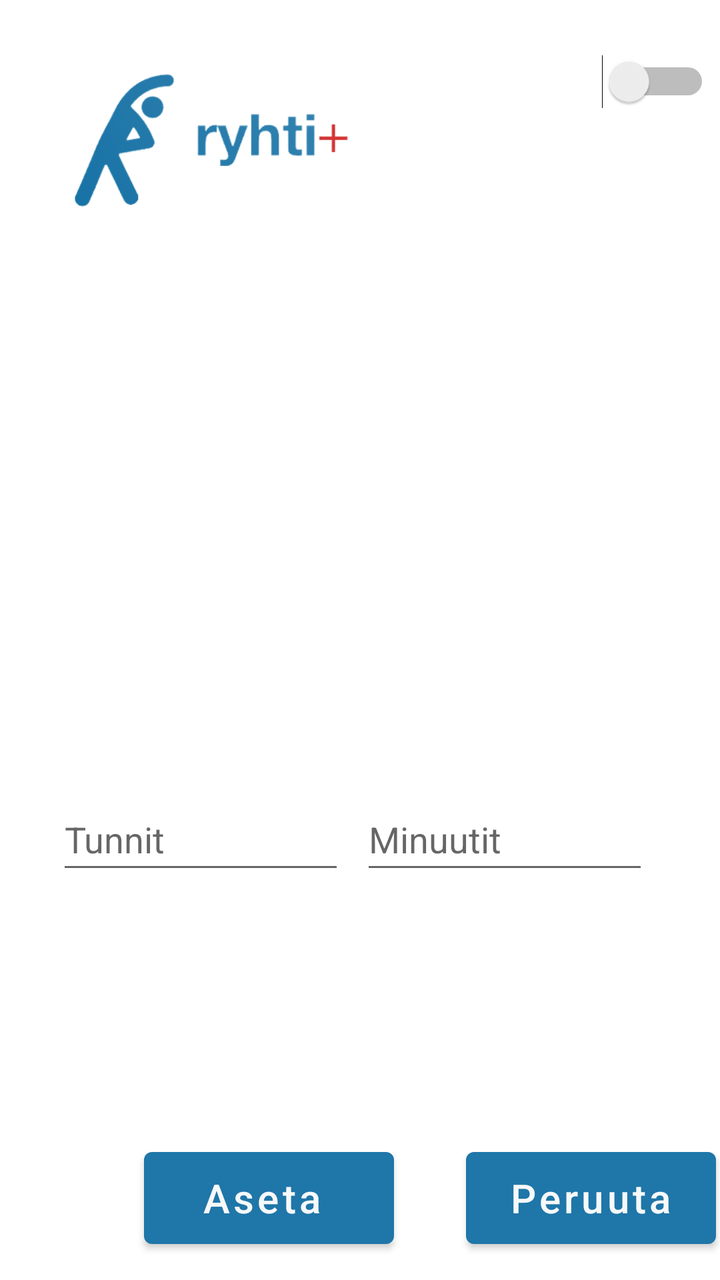
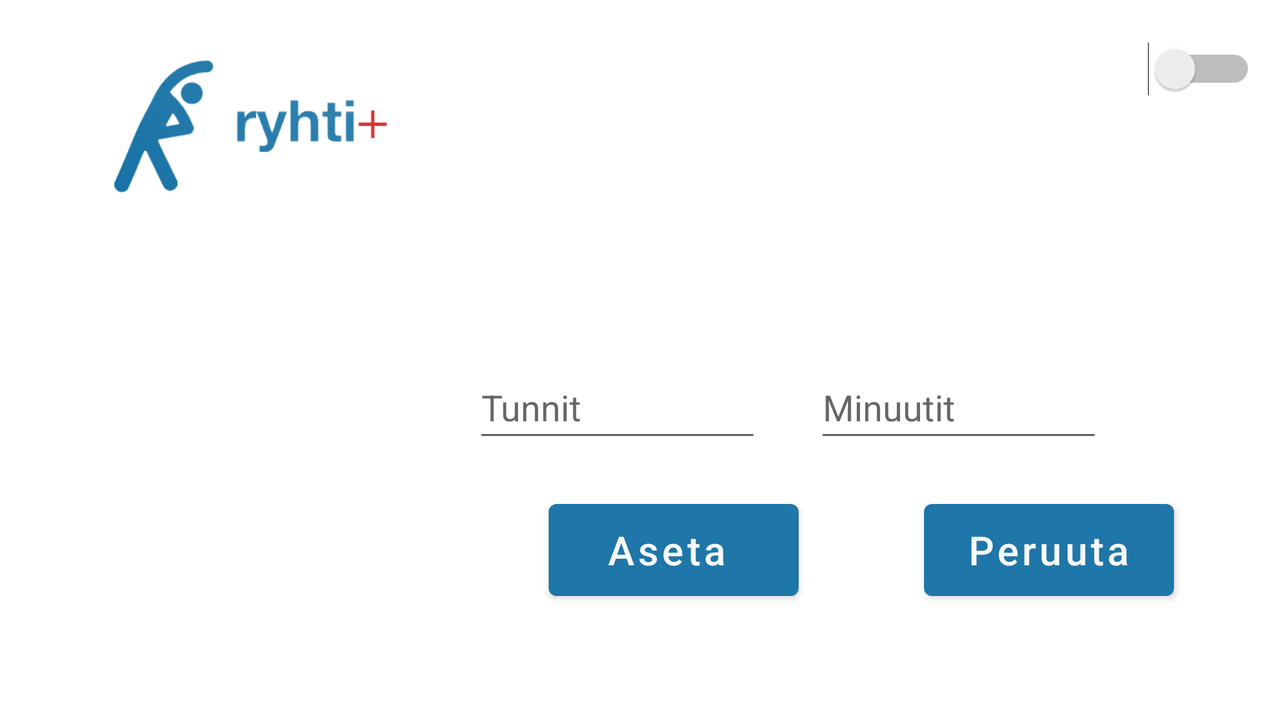

Compare how this app lays out the same screen by default and in its alternative resource folder. The renders come first, then the two layout files and the values they reference.
<!-- AndroidManifest.xml: application theme Theme.RyhtiPlus -->
<!-- res/layout/activity_set_notify.xml -->
<?xml version="1.0" encoding="utf-8"?>
<androidx.constraintlayout.widget.ConstraintLayout xmlns:android="http://schemas.android.com/apk/res/android"
    xmlns:app="http://schemas.android.com/apk/res-auto"
    xmlns:tools="http://schemas.android.com/tools"
    android:layout_width="match_parent"
    android:layout_height="match_parent"
    android:textAlignment="viewEnd"
    tools:context=".SetNotifyActivity">

    
    

    <EditText
        android:id="@+id/setHour"
        android:layout_width="144dp"
        android:layout_height="48dp"
        android:layout_marginTop="112dp"
        android:ems="10"
        android:hint="Tunnit"
        android:inputType="textPersonName"
        app:layout_constraintEnd_toStartOf="@+id/setMinute"
        app:layout_constraintHorizontal_bias="0.784"
        app:layout_constraintStart_toStartOf="parent"
        app:layout_constraintTop_toBottomOf="@+id/textViewSetTime" />

    <EditText
        android:id="@+id/setMinute"
        android:layout_width="144dp"
        android:layout_height="48dp"
        android:layout_marginTop="112dp"
        android:ems="10"
        android:hint="Minuutit"
        android:inputType="time"
        app:layout_constraintEnd_toEndOf="parent"
        app:layout_constraintHorizontal_bias="0.835"
        app:layout_constraintStart_toStartOf="parent"
        app:layout_constraintTop_toBottomOf="@+id/textViewSetTime" />

    <Switch
        android:id="@+id/isAlarmEnabled"
        android:layout_width="158dp"
        android:layout_height="55dp"
        android:clickable="false"
        android:longClickable="false"
        android:minHeight="48dp"
        android:textSize="20sp"
        app:layout_constraintBottom_toBottomOf="parent"
        app:layout_constraintEnd_toEndOf="parent"
        app:layout_constraintHorizontal_bias="0.975"
        app:layout_constraintStart_toStartOf="parent"
        app:layout_constraintTop_toTopOf="parent"
        app:layout_constraintVertical_bias="0.023" />

    <Button
        android:id="@+id/setAlarmButton"
        android:layout_width="125dp"
        android:layout_height="58dp"
        android:layout_marginStart="72dp"
        android:layout_marginTop="128dp"
        android:onClick="setAlarm"
        android:text="Aseta "
        android:textAllCaps="false"
        android:textSize="20sp"
        app:layout_constraintStart_toStartOf="parent"
        app:layout_constraintTop_toBottomOf="@+id/setHour" />

    <Button
        android:id="@+id/cancelAlarmButton"
        android:layout_width="125dp"
        android:layout_height="58dp"
        android:layout_marginStart="36dp"
        android:onClick="cancelAlarm"
        android:text="Peruuta"
        android:textAllCaps="false"
        android:textSize="20sp"
        app:layout_constraintBaseline_toBaselineOf="@+id/setAlarmButton"
        app:layout_constraintStart_toEndOf="@+id/setAlarmButton" />

    <TextView
        android:id="@+id/textViewSetTime"
        android:layout_width="186dp"
        android:layout_height="58dp"
        android:layout_marginTop="224dp"
        android:textSize="25sp"
        app:layout_constraintEnd_toEndOf="parent"
        app:layout_constraintHorizontal_bias="0.497"
        app:layout_constraintStart_toStartOf="parent"
        app:layout_constraintTop_toTopOf="parent" />

    <androidx.constraintlayout.widget.Guideline
        android:id="@+id/guideline2"
        android:layout_width="wrap_content"
        android:layout_height="wrap_content"
        android:orientation="horizontal"
        app:layout_constraintGuide_percent="0.5" />

    <ImageView
        android:id="@+id/imageView2"
        android:layout_width="168dp"
        android:layout_height="109dp"
        app:layout_constraintBottom_toBottomOf="parent"
        app:layout_constraintEnd_toEndOf="parent"
        app:layout_constraintHorizontal_bias="0.07"
        app:layout_constraintStart_toStartOf="parent"
        app:layout_constraintTop_toTopOf="parent"
        app:layout_constraintVertical_bias="0.025"
        app:srcCompat="@drawable/ryhti_logo" />

</androidx.constraintlayout.widget.ConstraintLayout>
<!-- resources referenced by this layout -->
<resources>
  <!-- drawable ryhti_logo: png bitmap (drawable, 22344 bytes) -->
  <style name="Theme.RyhtiPlus" parent="Theme.MaterialComponents.DayNight.NoActionBar">
          
          <item name="colorPrimary">@color/blue</item>
          <item name="colorPrimaryVariant">@color/purple_700</item>
          <item name="colorOnPrimary">@color/white</item>
          
          <item name="colorSecondary">@color/teal_200</item>
          <item name="colorSecondaryVariant">@color/teal_700</item>
          <item name="colorOnSecondary">@color/black</item>
          
          <item name="android:statusBarColor" tools:targetApi="l">?attr/colorPrimaryVariant</item>
          
      </style>
  <color name="blue">#1F76A8</color>
  <color name="purple_700">#FF3700B3</color>
  <color name="white">#FBFBFBFB</color>
  <color name="teal_200">#FF03DAC5</color>
  <color name="teal_700">#FF018786</color>
  <color name="black">#FF000000</color>
</resources>
<!-- res/layout-land/activity_set_notify.xml (the repository's variant of the layout above) -->
<!-- drawn on the phone turned sideways -->
<?xml version="1.0" encoding="utf-8"?>
<androidx.constraintlayout.widget.ConstraintLayout xmlns:android="http://schemas.android.com/apk/res/android"
    xmlns:app="http://schemas.android.com/apk/res-auto"
    xmlns:tools="http://schemas.android.com/tools"
    android:layout_width="match_parent"
    android:layout_height="match_parent"
    android:textAlignment="viewEnd"
    tools:context=".SetNotifyActivity">

    
    

    <EditText
        android:id="@+id/setHour"
        android:layout_width="144dp"
        android:layout_height="48dp"
        android:layout_marginTop="60dp"
        android:ems="10"
        android:hint="Tunnit"
        android:inputType="textPersonName"
        app:layout_constraintEnd_toStartOf="@+id/setMinute"
        app:layout_constraintHorizontal_bias="0.899"
        app:layout_constraintStart_toStartOf="parent"
        app:layout_constraintTop_toBottomOf="@+id/textViewSetTime" />

    <EditText
        android:id="@+id/setMinute"
        android:layout_width="144dp"
        android:layout_height="48dp"
        android:layout_marginTop="60dp"
        android:ems="10"
        android:hint="Minuutit"
        android:inputType="time"
        app:layout_constraintEnd_toEndOf="parent"
        app:layout_constraintHorizontal_bias="0.821"
        app:layout_constraintStart_toStartOf="parent"
        app:layout_constraintTop_toBottomOf="@+id/textViewSetTime" />

    <Switch
        android:id="@+id/isAlarmEnabled"
        android:layout_width="158dp"
        android:layout_height="55dp"
        android:clickable="false"
        android:longClickable="false"
        android:minHeight="48dp"
        android:textSize="20sp"
        app:layout_constraintBottom_toBottomOf="parent"
        app:layout_constraintEnd_toEndOf="parent"
        app:layout_constraintHorizontal_bias="0.975"
        app:layout_constraintStart_toStartOf="parent"
        app:layout_constraintTop_toTopOf="parent"
        app:layout_constraintVertical_bias="0.023" />

    <Button
        android:id="@+id/setAlarmButton"
        android:layout_width="125dp"
        android:layout_height="58dp"
        android:layout_marginTop="20dp"
        android:onClick="setAlarm"
        android:text="Aseta "
        android:textAllCaps="false"
        android:textSize="20sp"
        app:layout_constraintBottom_toBottomOf="parent"
        app:layout_constraintEnd_toEndOf="parent"
        app:layout_constraintHorizontal_bias="0.533"
        app:layout_constraintStart_toStartOf="parent"
        app:layout_constraintTop_toBottomOf="@+id/setHour"
        app:layout_constraintVertical_bias="0.0" />

    <Button
        android:id="@+id/cancelAlarmButton"
        android:layout_width="125dp"
        android:layout_height="58dp"
        android:layout_marginStart="52dp"
        android:onClick="cancelAlarm"
        android:text="Peruuta"
        android:textAllCaps="false"
        android:textSize="20sp"
        app:layout_constraintBaseline_toBaselineOf="@+id/setAlarmButton"
        app:layout_constraintEnd_toEndOf="parent"
        app:layout_constraintHorizontal_bias="0.166"
        app:layout_constraintStart_toEndOf="@+id/setAlarmButton" />

    <TextView
        android:id="@+id/textViewSetTime"
        android:layout_width="186dp"
        android:layout_height="58dp"
        android:layout_marginTop="60dp"
        android:textSize="25sp"
        app:layout_constraintEnd_toEndOf="parent"
        app:layout_constraintHorizontal_bias="0.543"
        app:layout_constraintStart_toStartOf="parent"
        app:layout_constraintTop_toTopOf="parent" />

    <androidx.constraintlayout.widget.Guideline
        android:id="@+id/guideline2"
        android:layout_width="wrap_content"
        android:layout_height="wrap_content"
        android:orientation="horizontal"
        app:layout_constraintGuide_percent="0.5" />

    <ImageView
        android:id="@+id/imageView2"
        android:layout_width="168dp"
        android:layout_height="109dp"
        app:layout_constraintBottom_toBottomOf="parent"
        app:layout_constraintEnd_toEndOf="parent"
        app:layout_constraintHorizontal_bias="0.07"
        app:layout_constraintStart_toStartOf="parent"
        app:layout_constraintTop_toTopOf="parent"
        app:layout_constraintVertical_bias="0.025"
        app:srcCompat="@drawable/ryhti_logo" />

</androidx.constraintlayout.widget.ConstraintLayout>
